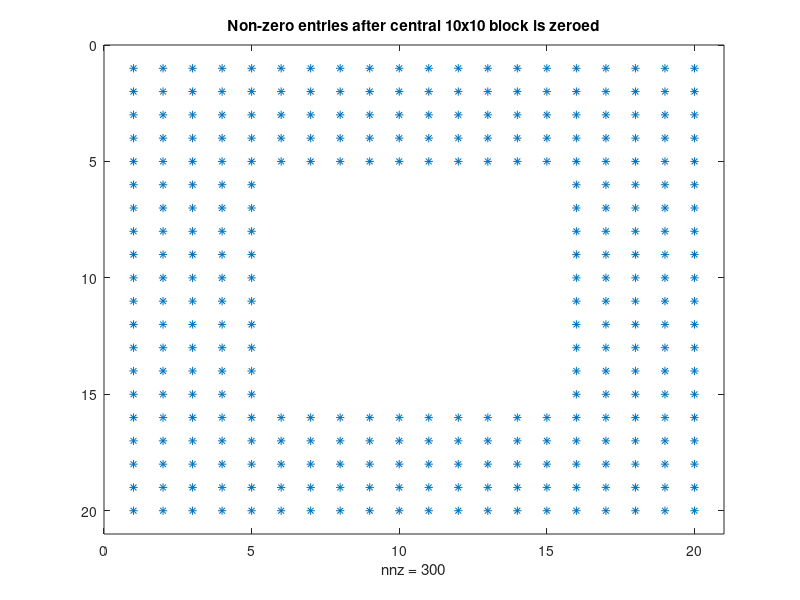
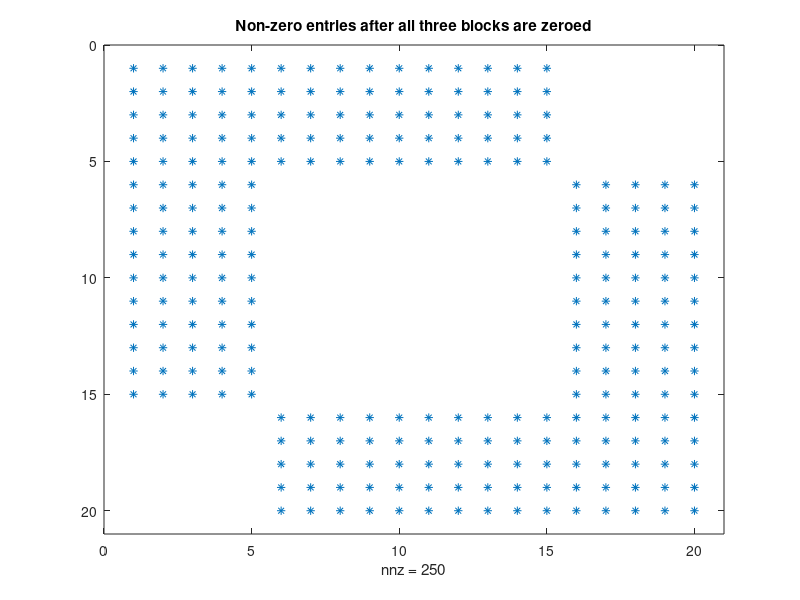

Write the MATLAB code that produced these figures, in order.
%% Question 6: Create A=ones(20), replace A(6:15,6:15) with zeros,view nonzero entries, then zero the top-right and bottom-left 5x5 blocks.
A = ones(20);
A(6:15, 6:15) = 0;
figure;
spy(A);
title('Non-zero entries after central 10x10 block is zeroed');
A(1:5, 16:20) = 0;  % top-right 5x5 block
A(16:20, 1:5) = 0;  % bottom-left 5x5 block
figure;
spy(A);
title('Non-zero entries after all three blocks are zeroed');
